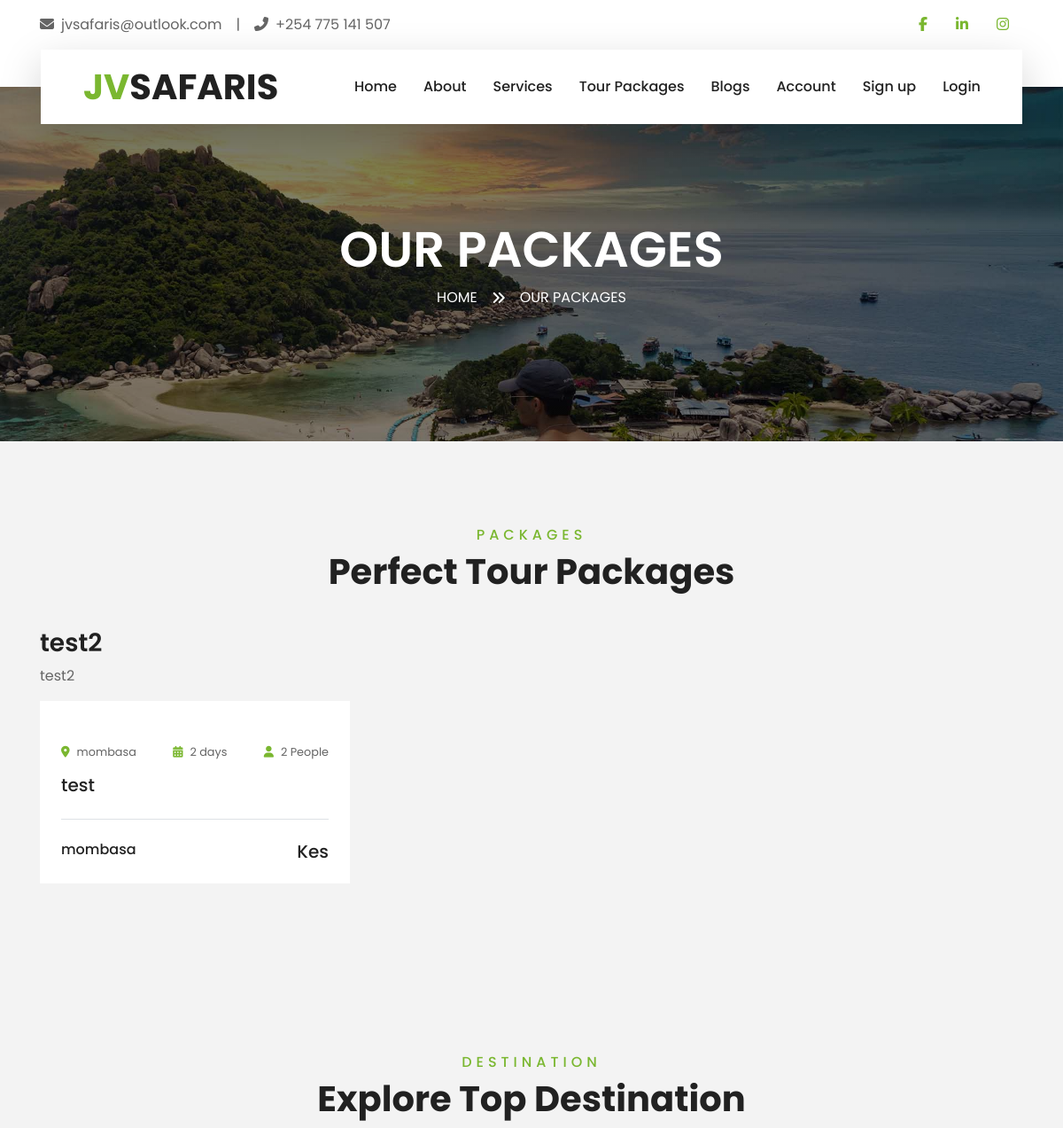
Page /packages/ (upper part) on the earlier database version.
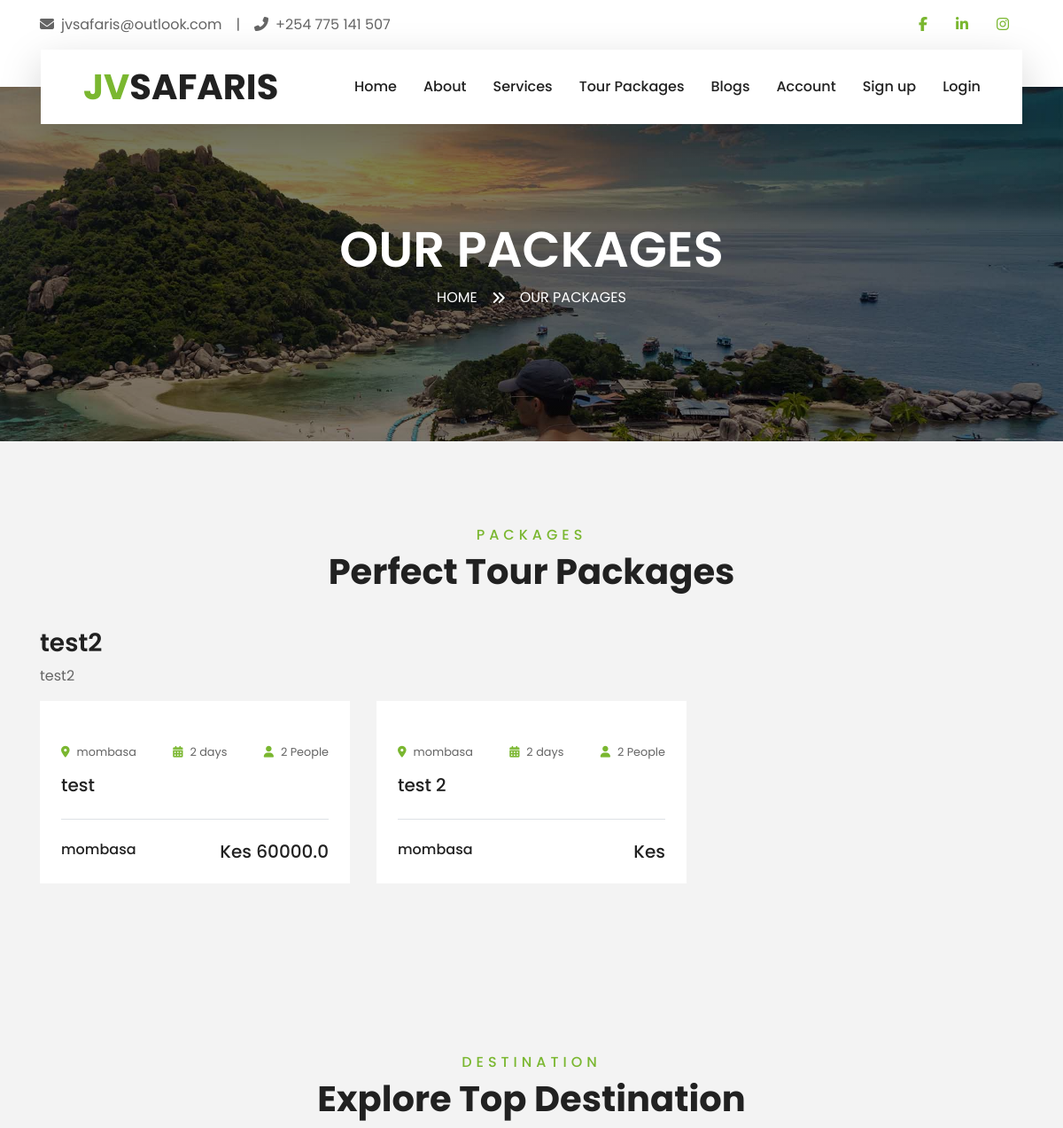
Same page on the later database version.
### JVSafarisMain/models.py (models this page shows, shortened)
class PackageCategory(models.Model):
    name = models.CharField(max_length=255)
    description = models.CharField(max_length=1200)

class Package(models.Model):
    package_name = models.CharField(max_length=400)
    start_date = models.DateField()
    end_date = models.DateField()
    package_desc = models.CharField(max_length=1000)
    image = models.FileField(default = '')
    destination = models.ForeignKey(Destination,on_delete = models.CASCADE,default = 1)
    duration = models.IntegerField(default = 2)
    population = models.IntegerField(default = 2)
    kids = models.IntegerField(default=0)
    category = models.ForeignKey(PackageCategory,on_delete=models.CASCADE)
    def price(self):
        cost = self.packagecharter_set.order_by('-id').first()
        return cost

class Destination(models.Model):
    destinantion_name = models.CharField(max_length = 400)
    image = models.FileField(default = '')
    def __str__(self):
        return self.destinantion_name

class PackageCharter(models.Model):
    package = models.ForeignKey(Package,on_delete=models.CASCADE)
    start_date = models.DateField()
    end_date = models.DateField()
    charge = models.FloatField()

### JVSafarisMain/views.py (the view)
# urls.py: path('packages/',views.packages,name = 'packages'),
def packages(request):
    packages = Package.objects.all()
    destinations = Destination.objects.all()
    categories = PackageCategory.objects.all()
    return render(request,'JVSafarisMain/package.html',{
        'packages':packages,
        'destinations':destinations,
        'package_categories':categories
        })

### JVSafarisMain/templates/jvsafarismain/package.html (shortened to what this page needs)
{%extends 'JVSafarisMain/base.html'%}
{%load static%}
{%block pagetitle%}
Our packages
{%endblock%}
{%block subtitle%}
Our packages
{%endblock%}
{%block body%}
    <div class="container-fluid py-5">
        <div class="container pt-5 pb-3">
            <div class="text-center mb-3 pb-3">
                <h6 class="text-primary text-uppercase" style="letter-spacing: 5px;">Packages</h6>
                <h1>Perfect Tour Packages</h1>
            </div>
           {%for category in package_categories%}
           {%if category.package_set.count <= 0%}
           <div></div>
           {%else%}
           <h3>{{category.name}}</h3>
          <p>{{category.description}}</p>
           <div class="row">
           {%for package in category.package_set.all%}
            <div class="col-lg-4 col-md-6 mb-4">
                <div class="package-item bg-white mb-2">
                    <div class="p-4">
                        <div class="d-flex justify-content-between mb-3">
                            <small class="m-0"><i class="fa fa-map-marker-alt text-primary mr-2"></i>{{package.destination}}</small>
                            <small class="m-0"><i class="fa fa-calendar-alt text-primary mr-2"></i>{{package.duration}} days</small>
                            <small class="m-0"><i class="fa fa-user text-primary mr-2"></i>{{package.population}} People</small>
                        </div>
                        <a class="h5 text-decoration-none" href="{%url 'JVS:package-desc' package.id%}">{{package.package_name}}</a>
                        <div class="border-top mt-4 pt-4">
                            <div class="d-flex justify-content-between">
                                <h6 class="m-0">{{package.destination.destinantion_name}}</h6>
                                <h5 class="m-0">Kes {{package.price.charge}}</h5>
                            </div>
                        </div>
                    </div>
                </div>
            </div>
           {%endfor%}
        </div>
           {%endif%}
           {%endfor%}
        </div>
    </div>
    <div class="container-fluid py-5">
        <div class="container pt-5 pb-3">
            <div class="text-center mb-3 pb-3">
                <h6 class="text-primary text-uppercase" style="letter-spacing: 5px;">Destination</h6>
                <h1>Explore Top Destination</h1>
            </div>
        </div>
    </div>
    {%endblock%}

Differences in the rows shown:
shown differently, row unchanged: Package "test": price.charge (not shown) → "60000.0"
added Package: destination "mombasa", duration "2", population "2", package_name "test 2", destination.destinantion_name "mombasa"
